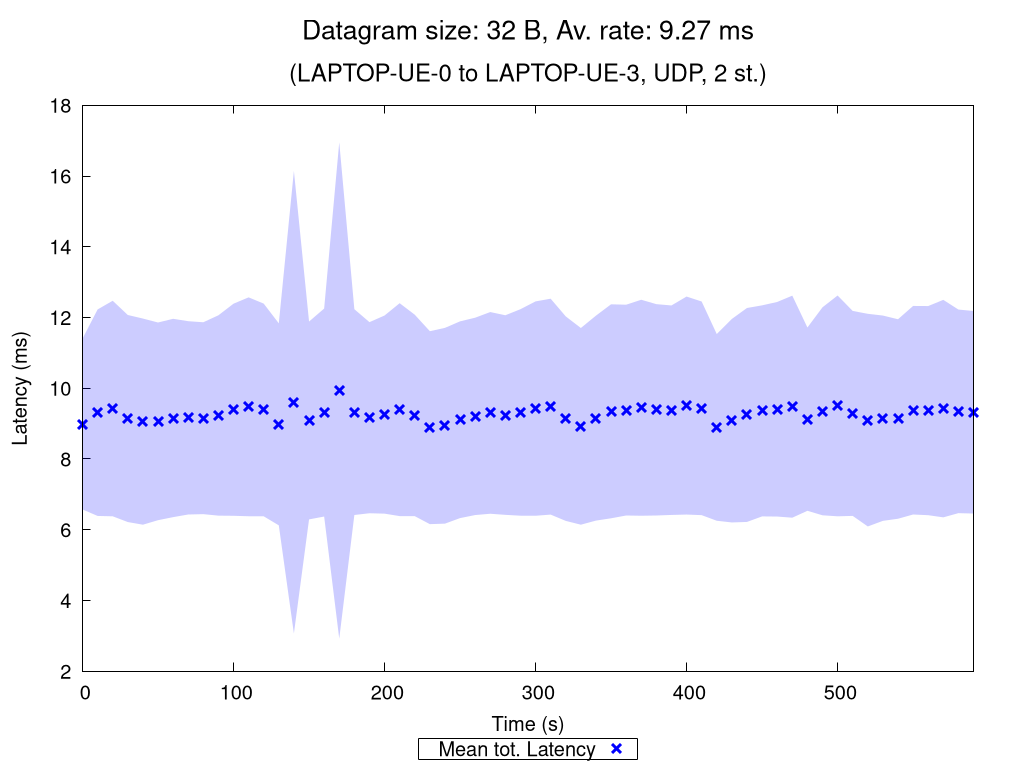

This chart was generated by the following gnuplot code:
set terminal pngcairo nocrop enhanced size 1024,768 font "Verdana,15"
set output "UDP_2_st_2020_10_12_02-40-30_one2two_00032B.png"

set title "{/=20 Datagram size: 32 B, Av. rate: 9.27 ms}\n\n{/=18 (LAPTOP-UE-0 to LAPTOP-UE-3, UDP, 2 st.)}"

set xlabel "Time (s)"
set ylabel "Latency (ms)"
set ytics nomirror
set key bmargin center horizontal box samplen 1 width -1
set bmargin 4.6
set rmargin 4.5

rf = 1.0  # rate factor
set style fill transparent solid 0.2 noborder
set autoscale xfix
plot "UDP_2_st_2020_10_12_02-40-30_one2two_00032B_iperf_processed.dat" using 1:($2/rf-$3/rf):($2/rf+$3/rf) with filledcurves lc rgb "blue" notitle, \
     "" using 1:($2/rf) with points pt 2 ps 1.5 lw 3 lc rgb "blue" title "Mean tot. Latency", \
